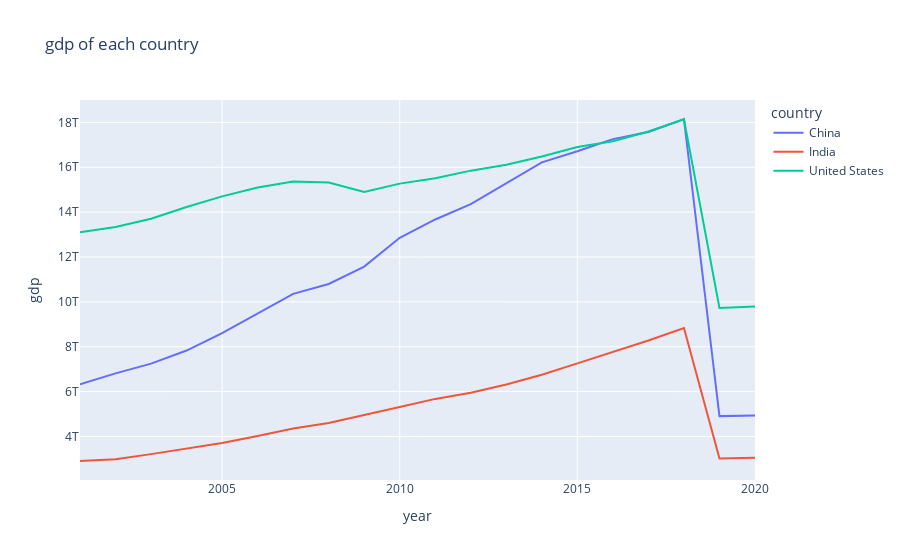

Write notebook code for a chart like this one.
### Code cell
fig = px.line(df, x="year", y="gdp", title='gdp of each country',color='country')
fig.show()
